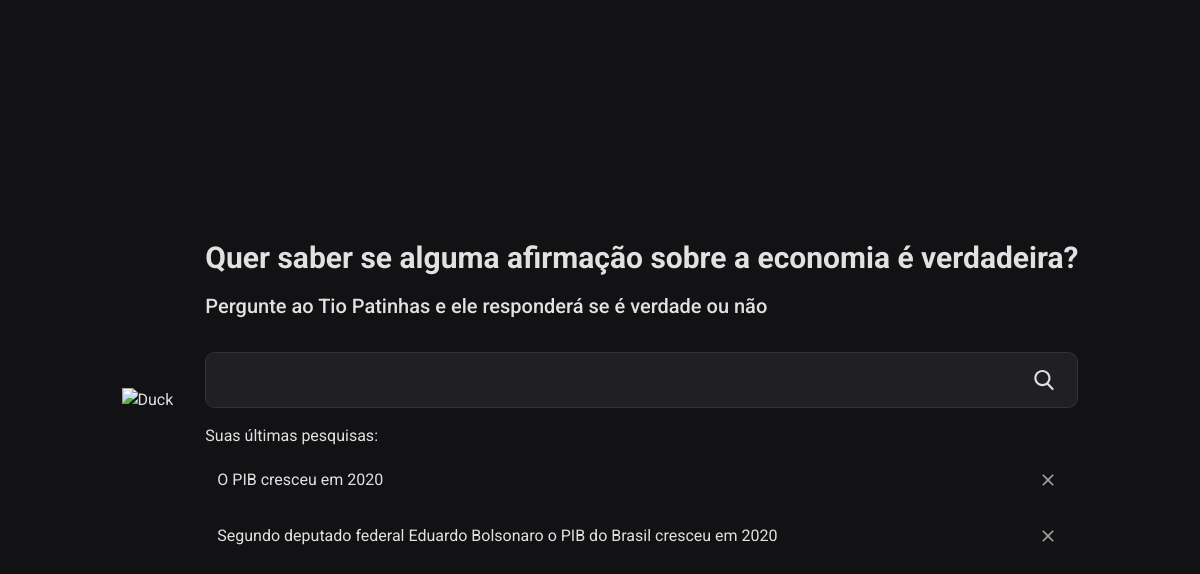
Page / (signed in) on the earlier database version.
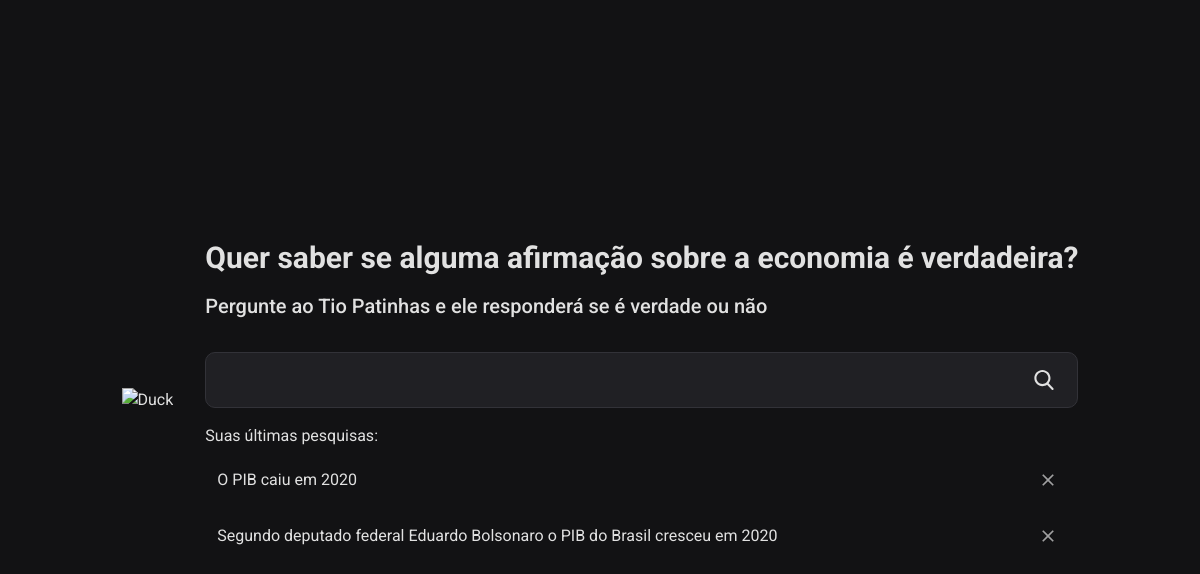
Same page on the later database version.
### flask_app.py (models this page shows)
class Searchs(db.Model):
    __tablename__ = "searchs"
    id = db.Column(db.Integer, primary_key=True)
    author_id = db.Column(db.Integer, db.ForeignKey('users.id'))
    question = db.Column(db.String)
    answer = db.Column(db.String)
    created_at = db.Column(db.DateTime, server_default=db.func.now())

### flask_app.py (the view, shortened to what this page needs)
@app.route('/', methods=['GET', 'POST'])
def index():
    is_logged = False
    searchs = []
    if 'username' in session:
        is_logged = True
        user = Users.query.filter_by(username=session['username']).first()
        print(user.id)
        searchs = Searchs.query.filter(Searchs.author_id == user.id).all()
    def handleDeleteSearch(search_id):
        search = Searchs.query.filter_by(id=search_id).first()
        db.session.delete(search)
        db.session.commit()
        return redirect('/')
    return render_template("index.html", is_logged=is_logged, prompts=searchs, handleDeleteSearch=handleDeleteSearch)

### templates/index.html (shortened to what this page needs)
{% extends 'layout.html' %}
{% block content %}
  <main>
    <div
      class="min-h-screen max-w-screen w-full h-full flex items-center justify-center"
    >
      <div class="flex items-center justify-center max-w-screen-lg gap-8">
        <img
          src="/public/mcduck-home.png"
          alt="Duck"
          class="hidden md:block md:max-w-[250px]"
        />
        <div class="flex flex-col">
          <h1 class="text-3xl font-bold inline-block align-middle">
            Quer saber se alguma afirmação sobre a economia é verdadeira?
          </h1>
          <h2 class="text-xl font-medium mt-4 mb-8">
            Pergunte ao Tio Patinhas e ele responderá se é verdade ou não
          </h2>
          <div class="flex items-center gap-4">
            <form
              name="prompt"
              class="relative rounded-[5px] flex-1 w-full"
              onsubmit="return handleSubmitPrompt(event)"
            >
              <input
                type="text"
                id="prompt"
                class="h-14 rounded-[10px] border border-gray-600 bg-gray-800 px-3 py-4 text-xl leading-[22.4px] text-white placeholder-gray-200 outline-none hover:border hover:border-duck-light focus:border-duck-light pl-6 w-full pr-12"
              />
              <button
                class="cursor-pointer absolute right-0 top-0 py-[18px] px-[24px]"
                type="submit"
                form="prompt"
              >
              </button>
            </form>
          </div>
          <div>
            <div class="mt-4">
              <h3 class="text-md">Suas últimas pesquisas:</h3>
              {% if is_logged %}
              <ul class="mt-2 gap-2 flex flex-col">
                 {% for prompt in prompts %}
                <li
                  class="flex items-center justify-between pr-3 rounded-lg hover:bg-white/10 cursor-pointer"
                >
                <button class="flex-1 text-left py-3 pl-3" onclick="handleFetchPrompt({{ prompt.id }})">
                  {{ prompt.question }}
                </button>
                  <button
                    class="rounded-full p-2 hover:bg-white/10 z-10"
                    value="{{ prompt.id }}"
                    onclick="handleDeleteSearch({{ prompt.id }})"
                  >
                    <svg
                      class="fill-white/60 w-5 h-5"
                      focusable="false"
                      viewBox="0 0 24 24"
                      aria-hidden="true"
                    >
                      <path
                        d="M19 6.41L17.59 5 12 10.59 6.41 5 5 6.41 10.59 12 5 17.59 6.41 19 12 13.41 17.59 19 19 17.59 13.41 12z"
                      ></path>
                    </svg>
                  </button>
                </li>
                {% endfor %}
              </ul>
              {% endif %}
            </div>
          </div>
        </div>
      </div>
    </div>
  </main>
    {% endblock %}

Differences in the rows shown:
changed Searchs: question "O PIB cresceu em 2020" → "O PIB caiu em 2020"
